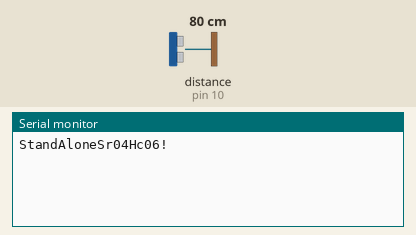
The sketch below on a simulated Arduino Uno, built with avr-gcc and run on an emulated ATmega328P. On the bench: the last lines printed to the serial monitor. Wiring (inferred from the names in the program): ultrasonic range finder: trigger pin 9; echo pin 10. The inputs (shaded band) are chosen by the test bench; at power-on: distance to the obstacle (sensor on pin 10) 80 cm. The echo pulse lasts 58.3 µs per cm.

Above: at 13.7 s.
13.8 s: distance to the obstacle (sensor on pin 10) set to 2 cm
At 14.4 s:
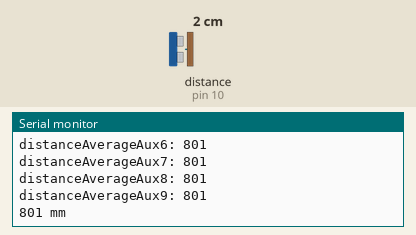
15.3 s: distance to the obstacle (sensor on pin 10) set to 35 cm
At 16.4 s:
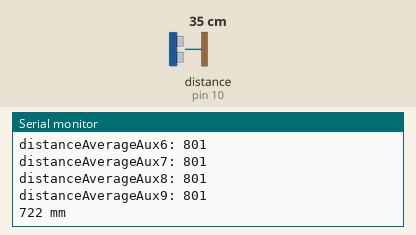
18.3 s: distance to the obstacle (sensor on pin 10) set to 120 cm
At 19.3 s:
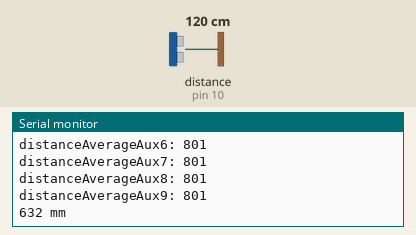
21.3 s: distance to the obstacle (sensor on pin 10) set to 60 cm
At 21.9 s:
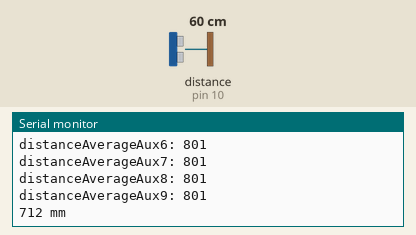
Timing chart, 0 to 24.3 s (numbered marks = the images above; inputs shaded):
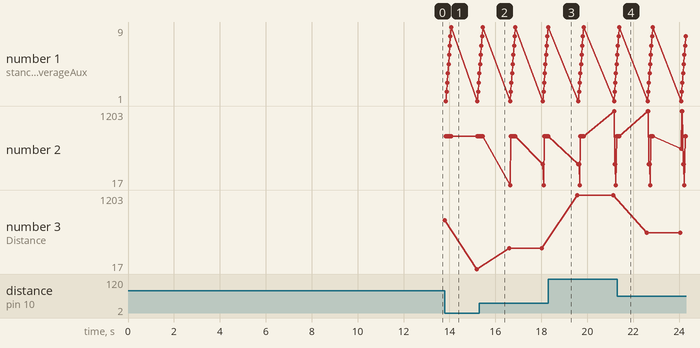

Measured:
- plotted number 3: 17 → 348 after the input at 15.3 s, 348 → 1203 after the input at 18.3 s, 1203 → 600 after the input at 21.3 s

The sketch:

StandAloneSr04Hc06_v1.ino
```cpp
/*
* Ultrasonic Sensor HC-SR04 and Arduino Tutorial
*
* by Dejan Nedelkovski,
* www.HowToMechatronics.com
*
*/

#define TRIGGER_PIN 9
#define ECHO_PIN 10
#define USONIC_DIV 58.0
#define MEASURE_SAMPLE_DELAY 5
#define MEASURE_SAMPLES 25
#define MEASURE_DELAY 1000

// defines pins numbers
//const int trigPin = 9;
//const int echoPin = 10;
// defines variables
long duration;
int distance;
int distanceAverage[10] = {0};
void setup() {
//pinMode(trigPin, OUTPUT); // Sets the trigPin as an Output
//pinMode(echoPin, INPUT); // Sets the echoPin as an Input
//Serial.begin(9600); // Starts the serial communication

   // Serial monitoring
   Serial.begin(9600);

   // Initializing Trigger Output and Echo Input
   pinMode(TRIGGER_PIN, OUTPUT);
   pinMode(ECHO_PIN, INPUT);

   // Reset the trigger pin and wait a half a second
   digitalWrite(TRIGGER_PIN, LOW);
   delayMicroseconds(500);

   // Populate array for average calculator
   for(int i=0;i<10;i++){
      delay(MEASURE_DELAY);
      distanceAverage[i] = measure();
   }

   Serial.println("StandAloneSr04Hc06!");

}
void loop() {
/*
// Clears the trigPin
digitalWrite(trigPin, LOW);
delayMicroseconds(2);
// Sets the trigPin on HIGH state for 10 micro seconds
digitalWrite(trigPin, HIGH);
delayMicroseconds(10);
digitalWrite(trigPin, LOW);
// Reads the echoPin, returns the sound wave travel time in microseconds
duration = pulseIn(echoPin, HIGH);
// Calculating the distance
distance= duration*0.034/2;
// Prints the distance on the Serial Monitor
Serial.print("Distance: ");
Serial.println(distance);
delay(1000);                       // wait for a second
*/
  delay(MEASURE_DELAY);
  long distance = measure();
  //averageCalc(distance);
  Serial.print("Distance: ");
  Serial.print(distance);
  Serial.print(averageCalc(distance));
  Serial.println(" mm");
}

long measure()
{
  long measureSum = 0;
  for (int i = 0; i < MEASURE_SAMPLES; i++)
  {
    delay(MEASURE_SAMPLE_DELAY);
    measureSum += singleMeasurement();
  }
  return measureSum / MEASURE_SAMPLES;
}

long singleMeasurement()
{
  long duration = 0;
  // Measure: Put up Trigger...
  digitalWrite(TRIGGER_PIN, HIGH);
  // ... wait for 11 µs ...
  delayMicroseconds(11);
  // ... put the trigger down ...
  digitalWrite(TRIGGER_PIN, LOW);
  // ... and wait for the echo ...
  duration = pulseIn(ECHO_PIN, HIGH);
  return (long) (((float) duration / USONIC_DIV) * 10.0);
}

long averageCalc(long distance){
   long distanceAverageAcum = 0;
   int distanceAverageAux[10] = {0};
   for(int j=0;j<9;j++){
      distanceAverageAux[j+1] = distanceAverage[j];
   }
   distanceAverageAux[0]= distance;
   for(int k=0;k<10;k++){
      distanceAverageAcum += distanceAverageAux[k];
   }

   for(int l=0;l<10;l++){
      distanceAverage[l] = distanceAverageAux[l];
      Serial.print("distanceAverageAux");
      Serial.print(l);
      Serial.print(": ");
      Serial.print(distanceAverageAux[l]);
      Serial.println(" ");
   }

//  Serial.print("distanceAverage: ");
//  Serial.println((distanceAverageAcum/10));

  //distanceAverage[i] -> shift average
  distanceAverageAcum = distanceAverageAcum/10;
  return distanceAverageAcum;
}
```
